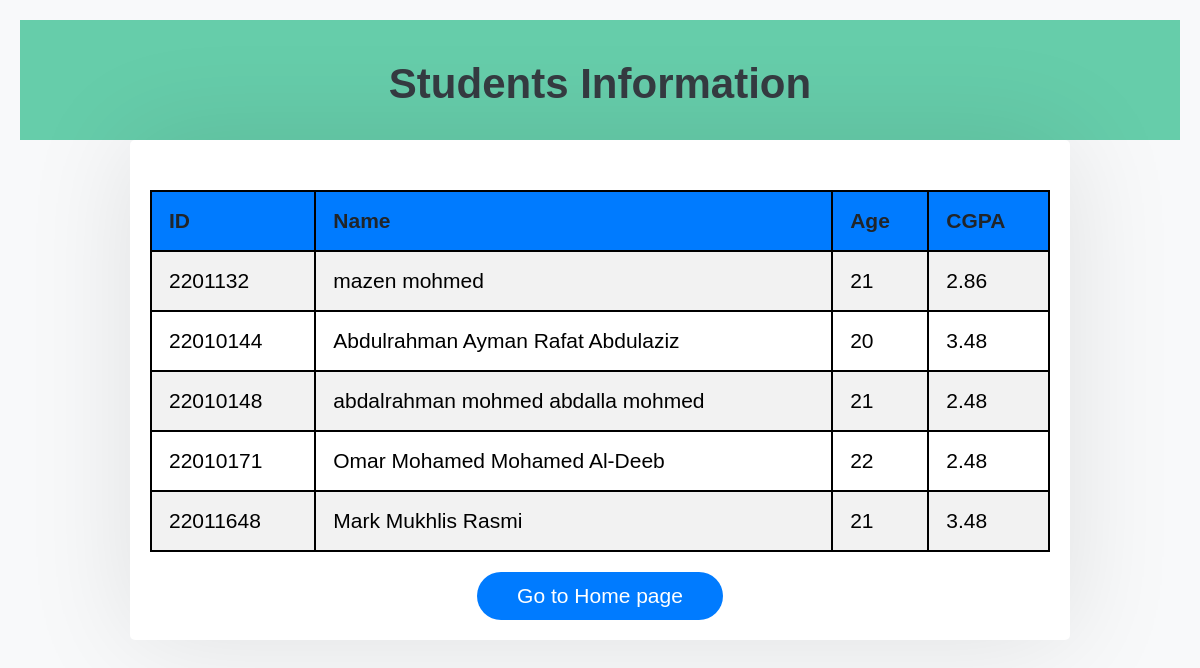
The app's page /index2.php with its own data.
### tables this page shows
CREATE TABLE `students_info` (
  `id` int NOT NULL,
  `name` varchar(50) NOT NULL,
  `age` int NOT NULL,
  `CGPA` float NOT NULL
);

### index2.php (the view, shortened to what this page needs)
<!DOCTYPE html>
<html lang="en">
<head>
</head>
<header>
        <h1>Students Information</h1>
</header>
<body>
    <div class="container">
        <table>
            <tr>
                <th>ID</th>
                <th>Name</th>
                <th>Age</th>
                <th>CGPA</th>
            </tr>
            <?php
$connect = mysqli_connect(
    'db',
    'php_docker',
    'password',
    'php_docker'
);
$table_name = "students_info";
$query = "SELECT * FROM $table_name";
$response = mysqli_query($connect, $query);
while($i = mysqli_fetch_assoc($response))
{
    echo "<tr>";
    echo "<td>".$i['id']."</td>";
    echo "<td>".$i['name']."</td>";
    echo "<td>".$i['age']."</td>";
    echo "<td>".$i['CGPA']."</td>";
    echo "</tr>";
}
           ?>
        </table>
        <div class="link">
            <a href="index.php">Go to Home page</a>
        </div>
    </div>
</body>
</html>

### index2.php (style rules this page uses)
header { background-color: #66cdaa; padding: 12px 0; }
body { font-family: Arial, sans-serif; background-color: #f8f9fa; margin: 0; padding: 20px; font-size: 21px; }
.container { max-width: 900px; margin: 0 auto; background-color: #fff; padding: 20px; border-radius: 5px; box-shadow: 0 0 110px rgba(0, 0, 0, 0.1); }
h1 { text-align: center; color: #343a40; margin-bottom: 20px; }
table { width: 100%; border-collapse: collapse; margin-top: 30px; }
table th, table td { border: 2px solid #000000; padding: 17px; text-align: left; }
table th { background-color: #007bff; color: #212529; }
table tr:nth-child(even) { background-color: #f2f2f2; }
.link { text-align: center; margin-top: 20px; }
.link a { display: inline-block; padding: 12px 40px; background-color: #007bff; color: #fff; text-decoration: none; border-radius: 111px; }

### records on screen
students_info: id "2201132", name "mazen mohmed", age "21", CGPA "2.86"
students_info: id "22010144", name "Abdulrahman Ayman Rafat Abdulaziz", age "20", CGPA "3.48"
students_info: id "22010148", name "abdalrahman mohmed abdalla mohmed", age "21", CGPA "2.48"
students_info: id "22010171", name "Omar Mohamed Mohamed Al-Deeb", age "22", CGPA "2.48"
students_info: id "22011648", name "Mark Mukhlis Rasmi", age "21", CGPA "3.48"
